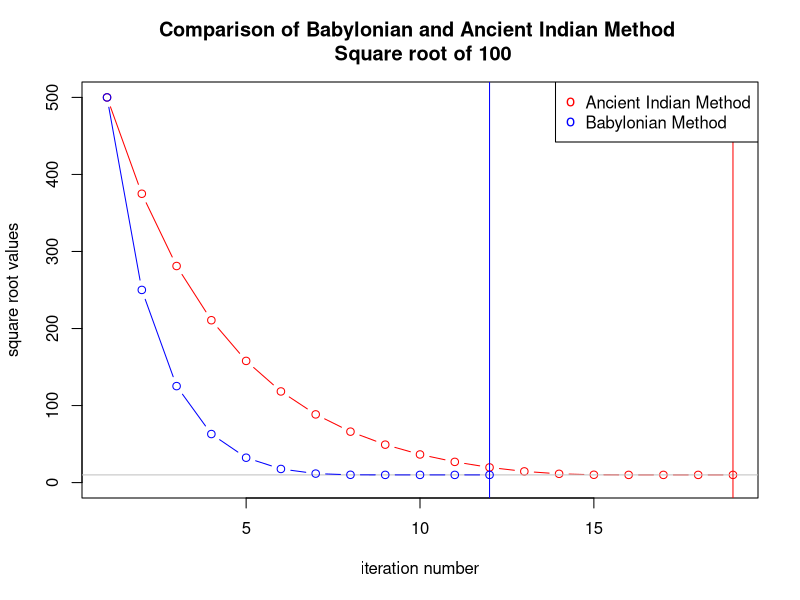
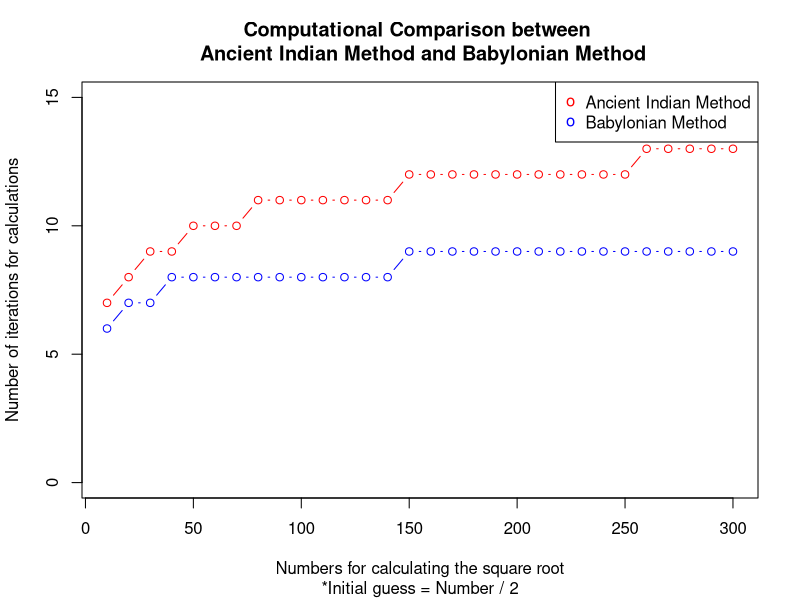
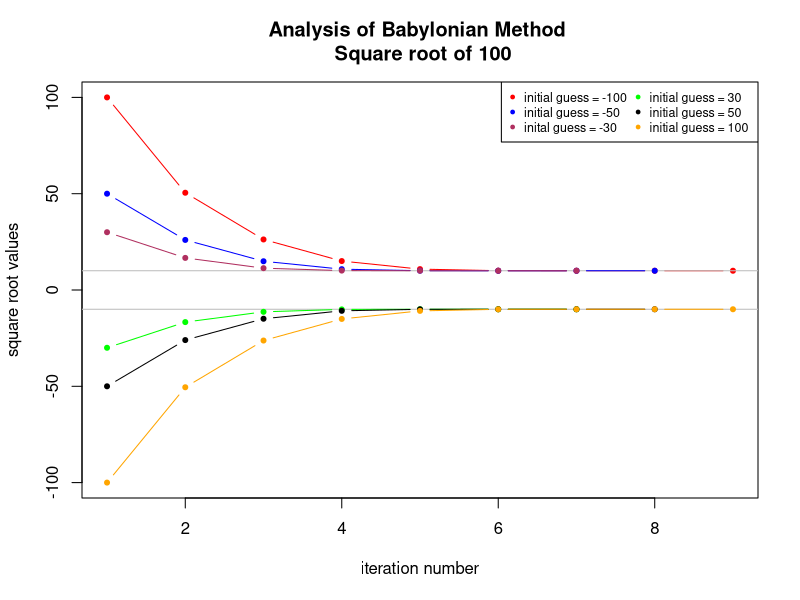
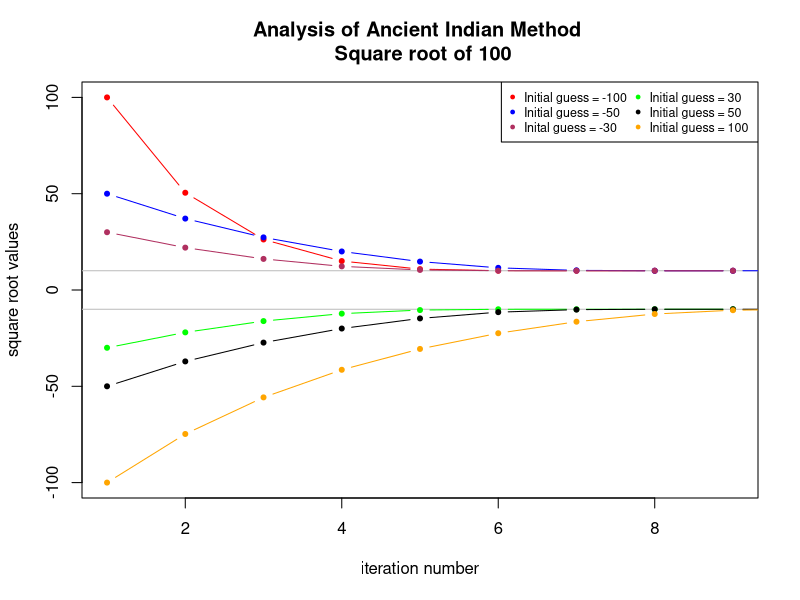

Recreate these plots in R, in order.
# Name:Atish Dixit
# Roll No.: CMS1512
# Assignment No.: 5
# Date created/ modified: 22-10-15 / 23-10-15

#numerical method to find square root usinf Ancient Indian Method
indian_root <- function(Number, initial_value = Number/2 , values)
{
iterations <- 500
epsilon <- 1e-8
x <- initial_value

for (i in 2:iterations)
	{
	an <- ( Number - x[i-1]^2 ) / (2*x[i-1])
	x <- c(x, x[i-1] + an + ( 0.5 * (an^2 / (an + x[i-1])) ) )
	if (abs(x[i-1] - x[i]) < epsilon )
		{
		if( missing(values) )	return(x[i])
		else			return(x)
		}
	}

if( missing(values) )	return(x[i])
else			return(x)
}

#numerical method to find square root usinf Babylonian Method
baby_root <- function(Number, initial_value = Number/2, values)
{
iterations <- 500
epsilon <- 1e-8		
x <- initial_value

for (i in 2:iterations)
	{
	x <- c(x, 0.5*(x[i-1] + (Number / x[i-1])) )
	if (abs(x[i-1] - x[i]) < epsilon )
		{
		if( missing(values) )	return(x[i])
		else			return(x)
		}
	}

if( missing(values) )	return(x[i])
else			return(x)
}

#comparison of both the methods
pdf ('comparison.pdf')
 
 op <- par(mfrow = c(1,1))
 plot(indian_root(100,500,values),type = "b",ylim = c(0,500), col = "red",main = "Comparison of Babylonian and Ancient Indian Method \n Square root of 100",ylab = "square root values", xlab = "iteration number")
 abline(h=10,col = "gray")
 abline(v=12, col = "blue")
 abline(v=19, col = "red")
 lines(baby_root(100,500,values),type = "b", col = "blue")
 legend('topright',c("Ancient Indian Method", "Babylonian Method"),pch = "o",col=c("red","blue"), bg="white")

 x <- seq(10,300,10)
 ind_iter <- NULL
 baby_iter <- NULL
 for (i in x)
	{
	ind_iter <- c(ind_iter, length( indian_root(i,i/2,values)))
	baby_iter <- c(baby_iter, length( baby_root(i,i/2,values)))
	}
 plot(x,ind_iter,type= "b", col = "red", ylim = c(0,15), main = "Computational Comparison between \n Ancient Indian Method and Babylonian Method", xlab = "Numbers for calculating the square root", ylab = "Number of iterations for calculations")
 title(sub = "*Initial guess = Number / 2", col = "light gray", cex = 0.5)
 lines(x,baby_iter,type= "b", col = "blue")
 legend('topright',c("Ancient Indian Method", "Babylonian Method"),pch = "o",col=c("red","blue"), bg="white")

dev.off()

pdf('methods_analysis.pdf')

 
 #Analysis of Babylonian Method
 op <- par(pch = 20 , mfrow = c(1,1))
 plot(baby_root(100,100,values),type = "b",ylim = c(-100,100), col = "red",main = "Analysis of Babylonian Method \n Square root of 100",ylab = "square root values", xlab = "iteration number" )
 abline(h=10,col = "gray")
 abline(h=-10,col = "gray")
 lines(baby_root(100,50,values),type = "b", col = "blue")
 lines(baby_root(100,30,values),type = "b", col = "maroon")
 lines(baby_root(100,-30,values),type = "b", col = "green")
 lines(baby_root(100,-50,values),type = "b", col = "black")
 lines(baby_root(100,-100,values),type = "b", col = "orange")
 legend('topright',c("initial guess = -100", "initial guess = -50","inital guess = -30","initial guess = 30","initial guess = 50","initial guess = 100"),pch=20,col=c("red","blue","maroon","green","black","orange"), bg="white",ncol = 2,cex = 0.75)

 #Analysis of Ancient Indian Method
 op <- par(pch = 20 )
 plot(baby_root(100,100,values),type = "b",ylim = c(-100,100), col = "red",main = "Analysis of Ancient Indian Method \n Square root of 100",ylab = "square root values", xlab = "iteration number")
 abline(h=10,col = "gray")
 abline(h=-10,col = "gray")
 lines(indian_root(100,50,values),type = "b", col = "blue")
 lines(indian_root(100,30,values),type = "b", col = "maroon")
 lines(indian_root(100,-30,values),type = "b", col = "green")
 lines(indian_root(100,-50,values),type = "b", col = "black")
 lines(indian_root(100,-100,values),type = "b", col = "orange")
 legend('topright',c("Initial guess = -100", "Initial guess = -50","Inital guess = -30","Initial guess = 30","Initial guess = 50","Initial guess = 100"),pch=20,col=c("red","blue","maroon","green","black","orange"), bg="white",ncol = 2, cex = 0.75)

dev.off()


